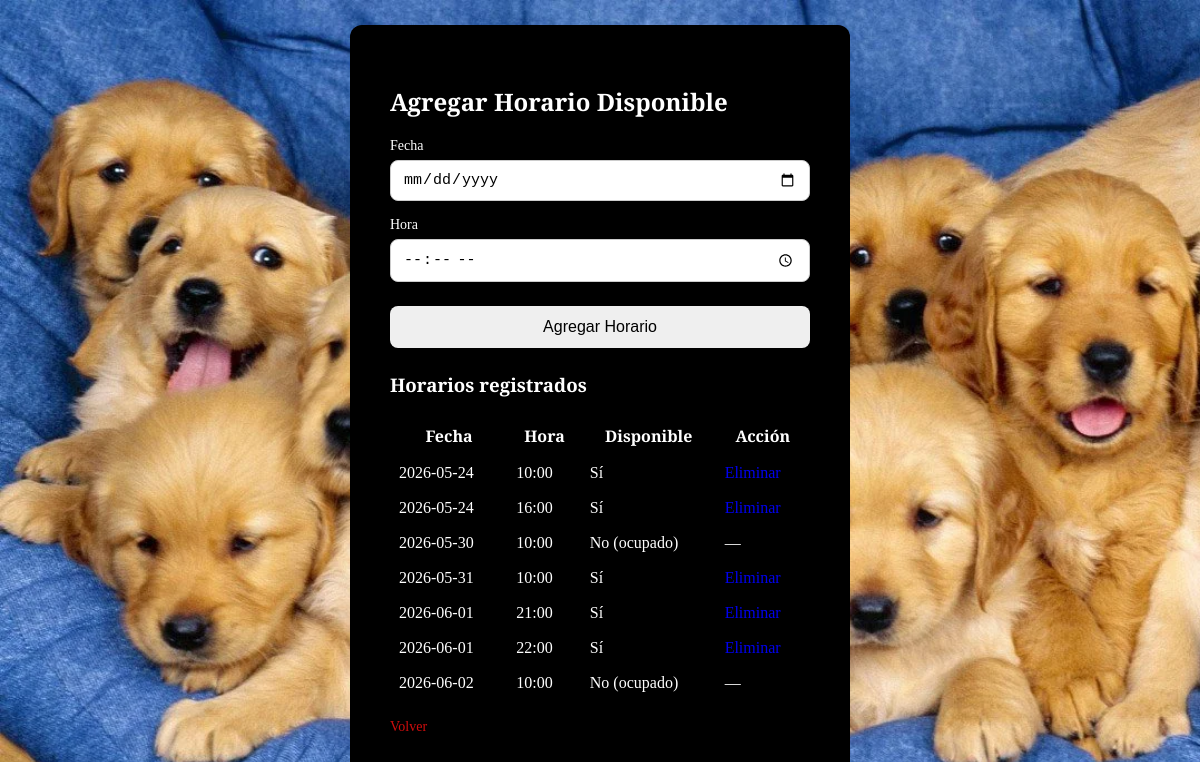
The app's page /admin-agregar-cita.php (signed in) with its own data.
### tables this page shows
CREATE TABLE `horarios` (
  `id` int(11) NOT NULL,
  `fecha` date NOT NULL,
  `hora` time NOT NULL,
  `disponible` tinyint(1) NOT NULL DEFAULT 1
);

### admin-agregar-cita.php (the view, shortened to what this page needs)
<?php
require './Db/connection.php';
$manana   = date('Y-m-d', strtotime('+1 day'));
$horarios = mysqli_query($conn, "SELECT * FROM horarios WHERE fecha >= '$manana' ORDER BY fecha, hora");
?>
<!DOCTYPE html>
<html lang="es">
<head>
  <link rel="stylesheet" href="./styles3.css">
</head>
<body>
<div class="form-container">
  <h2>Agregar Horario Disponible</h2>
  <form method="POST">
    <div class="form-group">
      <label>Fecha</label>
      <input type="date" name="fecha" min="<?php echo $manana; ?>" required>
    </div>
    <div class="form-group">
      <label>Hora</label>
      <input type="time" name="hora" required>
    </div>
    <button type="submit" name="agregar_horario">Agregar Horario</button>
  </form>
  <h3 class="tabla-titulo">Horarios registrados</h3>
  <table class="tabla-horarios">
    <tr>
      <th>Fecha</th>
      <th>Hora</th>
      <th>Disponible</th>
      <th>Acción</th>
    </tr>
    <?php while ($h = mysqli_fetch_assoc($horarios)) { ?>
    <tr>
      <td><?php echo $h['fecha']; ?></td>
      <td><?php echo substr($h['hora'], 0, 5); ?></td>
      <td><?php echo $h['disponible'] ? 'Sí' : 'No (ocupado)'; ?></td>
      <td>
        <?php if ($h['disponible'] == 1) { ?>
          <a href="?eliminar=<?php echo $h['id']; ?>">Eliminar</a>
        <?php } else { ?>
          —
        <?php } ?>
      </td>
    </tr>
    <?php } ?>
  </table>
  <p><a class="link" href="./admin-citas.php">Volver</a></p>
</div>
</body>
</html>

### styles3.css (style rules this page uses)
body { display: flex; justify-content: center; align-items: center; min-height: 100vh; font-family: 'Playfair Display', serif; background-image: url("./imagenes/puppies.webp"); background-size: cover; background-repeat: no-repeat; }
a { text-decoration: none; }
.form-container { padding: 40px; border-radius: 12px; width: 100%; max-width: 420px; background-color: black; color: white; }
.form-group { display: flex; flex-direction: column; margin-bottom: 16px; }
.form-group label { font-size: 14px; margin-bottom: 6px; }
.form-group input { padding: 10px 12px; border-radius: 8px; font-size: 15px; border: 1px solid #ccc; outline: none; }
button { width: 100%; padding: 12px; border: none; border-radius: 8px; font-size: 16px; cursor: pointer; margin-top: 8px; }
.link { text-align: center; font-size: 14px; margin-top: 16px; color: rgb(207, 13, 13); }
.tabla-titulo { margin-top: 24px; }
.tabla-horarios { width: 100%; border-collapse: collapse; }
.tabla-horarios th, .tabla-horarios td { border: 1px solid #000; padding: 8px; }

### records on screen
horarios: fecha "2026-05-24", hora "10:00", disponible "Sí"
horarios: fecha "2026-05-24", hora "16:00", disponible "Sí"
horarios: fecha "2026-05-30", hora "10:00", disponible "No (ocupado)"
horarios: fecha "2026-05-31", hora "10:00", disponible "Sí"
horarios: fecha "2026-06-01", hora "21:00", disponible "Sí"
horarios: fecha "2026-06-01", hora "22:00", disponible "Sí"
horarios: fecha "2026-06-02", hora "10:00", disponible "No (ocupado)"
